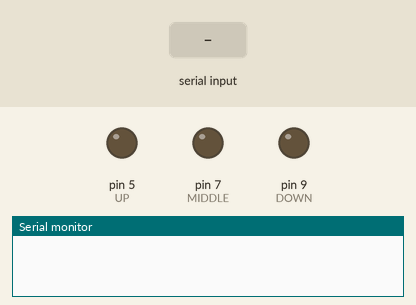
Simulated run of this sketch. Board: Arduino Uno, built with avr-gcc and run on an emulated ATmega328P. Shown: output pins drawn as LEDs (lit = HIGH), the last lines printed to the serial monitor. The inputs (shaded band) are chosen by the test bench. Pins used as bus, display or sensor lines are not drawn.

Above: at 1.2 s.
1.3 s: "1" received over Serial
At 1.9 s:
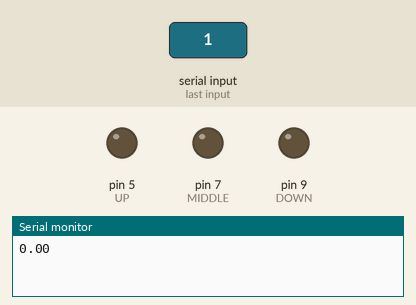
2.8 s: "2" received over Serial
At 4.0 s:
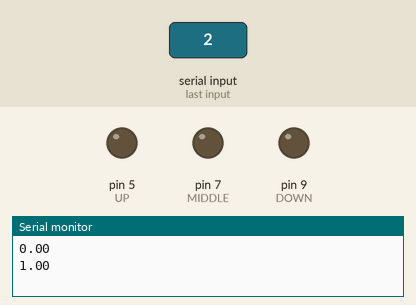
4.3 s: "3" received over Serial
At 5.4 s:
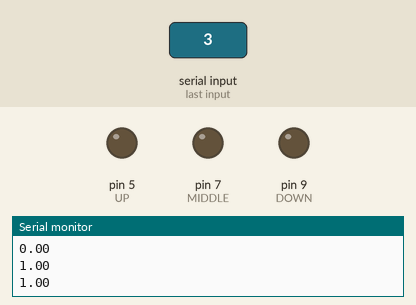
5.8 s: "4" received over Serial
At 6.5 s:
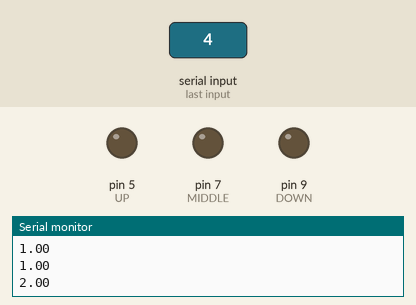
7.3 s: "5" received over Serial
At 7.7 s:
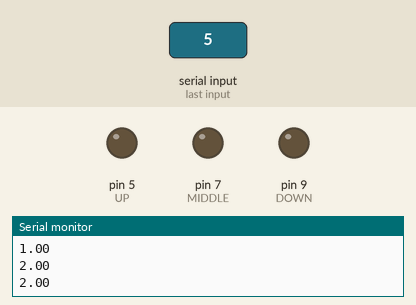
8.8 s: "6" received over Serial
At 10.0 s:
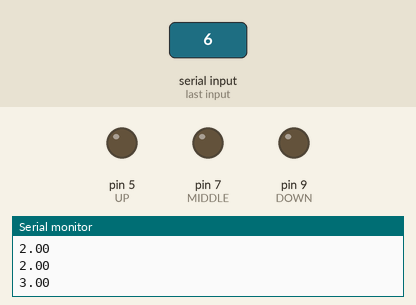
Timing chart, 0 to 11.3 s (numbered marks = the images above; inputs shaded):
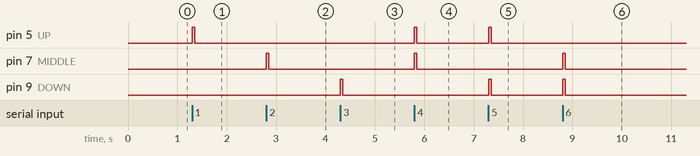

Measured:
- after the input at 1.3 s, pin 5 (UP): LOW → HIGH at once, → LOW 0.05 s later
- after the input at 2.8 s, pin 7 (MIDDLE): LOW → HIGH at once, → LOW 0.05 s later
- after the input at 4.3 s, pin 9 (DOWN): LOW → HIGH at once, → LOW 0.05 s later
- after the input at 5.8 s, pin 5 (UP), pin 7 (MIDDLE): LOW → HIGH at once, → LOW 0.05 s later
- after the input at 7.3 s, pin 5 (UP), pin 9 (DOWN): LOW → HIGH at once, → LOW 0.05 s later
- after the input at 8.8 s, pin 7 (MIDDLE), pin 9 (DOWN): LOW → HIGH at once, → LOW 0.05 s later

The sketch:

tenji.ino
```cpp
#define STEP1  2
#define STEP2  3
#define UP     5
#define MIDDLE 7
#define DOWN   9
#define BASESTEPANGLE 1.8
float count = 0;
int flag = 0;

void setup() {
  // put your setup code here, to run once:
  Serial.begin(9600);
  pinMode(STEP1, OUTPUT);
  pinMode(STEP2, OUTPUT);
  pinMode(UP, OUTPUT);
  pinMode(MIDDLE, OUTPUT);
  pinMode(DOWN, OUTPUT);
}

void dot_none()
{
  digitalWrite(UP    , LOW);
  digitalWrite(MIDDLE, LOW);
  digitalWrite(DOWN  , LOW);
  delay(250);
}

void dot_up()
{
  digitalWrite(UP    , HIGH);
  digitalWrite(MIDDLE, LOW);
  digitalWrite(DOWN  , LOW);
  delay(50);
  digitalWrite(UP    , LOW);
  digitalWrite(MIDDLE, LOW);
  digitalWrite(DOWN  , LOW);
  delay(200);
}

void dot_middle()
{
  digitalWrite(UP    , LOW);
  digitalWrite(MIDDLE, HIGH);
  digitalWrite(DOWN  , LOW);
  delay(50);
  digitalWrite(UP    , LOW);
  digitalWrite(MIDDLE, LOW);
  digitalWrite(DOWN  , LOW);
  delay(200);
}

void dot_down()
{
  digitalWrite(UP    , LOW);
  digitalWrite(MIDDLE, LOW);
  digitalWrite(DOWN  , HIGH);
  delay(50);
  digitalWrite(UP    , LOW);
  digitalWrite(MIDDLE, LOW);
  digitalWrite(DOWN  , LOW);
  delay(200);
}

void dot_up_middle()
{
  digitalWrite(UP    , HIGH);
  digitalWrite(MIDDLE, HIGH);
  digitalWrite(DOWN  , LOW);
  delay(50);
  digitalWrite(UP    , LOW);
  digitalWrite(MIDDLE, LOW);
  digitalWrite(DOWN  , LOW);
  delay(200);
}

void dot_up_down()
{
  digitalWrite(UP    , HIGH);
  digitalWrite(MIDDLE, LOW);
  digitalWrite(DOWN  , HIGH);
  delay(50);
  digitalWrite(UP    , LOW);
  digitalWrite(MIDDLE, LOW);
  digitalWrite(DOWN  , LOW);
  delay(200);
}

void dot_middle_down()
{
  digitalWrite(UP    , LOW);
  digitalWrite(MIDDLE, HIGH);
  digitalWrite(DOWN  , HIGH);
  delay(50);
  digitalWrite(UP    , LOW);
  digitalWrite(MIDDLE, LOW);
  digitalWrite(DOWN  , LOW);
  delay(200);
}

void dot_all()
{
  digitalWrite(UP    , HIGH);
  digitalWrite(MIDDLE, HIGH);
  digitalWrite(DOWN  , HIGH);
  delay(50);
  digitalWrite(UP    , LOW);
  digitalWrite(MIDDLE, LOW);
  digitalWrite(DOWN  , LOW);
  delay(200);
}

void step_forward_narrow(int iRpm)
{
  int iStepTime_milli = (int)(1000 *  BASESTEPANGLE / (iRpm * 6));
  for (int i = 0; i < 15; i++){
    // P1:ON, P2:ON, P1B:off, P2B:off
    digitalWrite(STEP1, HIGH);
    digitalWrite(STEP2, HIGH);
    delay(iStepTime_milli);
    // P1:off, P2:ON, P1B:ON, P2B:off
    digitalWrite(STEP1, LOW);
    digitalWrite(STEP2, HIGH);
    delay(iStepTime_milli);
    // P1:off, P2:off, P1B:ON, P2B:ON
    digitalWrite(STEP1, LOW);
    digitalWrite(STEP2, LOW);
    delay(iStepTime_milli);
    // P1:ON, P2:off, P1B:off, P2B:ON
    digitalWrite(STEP1, HIGH);
    digitalWrite(STEP2, LOW);
    delay(iStepTime_milli);
  }
  // P1:ON, P2:ON, P1B:off, P2B:off
  //digitalWrite(STEP1, HIGH);
  //digitalWrite(STEP2, HIGH);
  //delay(iStepTime_milli);
  // P1:off, P2:ON, P1B:ON, P2B:off
  //digitalWrite(STEP1, LOW);
  //digitalWrite(STEP2, HIGH);
  //delay(iStepTime_milli);
}

void step_forward_broad(int iRpm)
{
  int iStepTime_milli = (int)(1000 *  BASESTEPANGLE / (iRpm * 6));
  // P1:ON, P2:off, P1B:off, P2B:ON
  //digitalWrite(STEP1, HIGH);
  //digitalWrite(STEP2, LOW);
  //delay(iStepTime_milli);
  for (int i = 0; i < 19; i++){
    // P1:ON, P2:ON, P1B:off, P2B:off
    digitalWrite(STEP1, HIGH);
    digitalWrite(STEP2, HIGH);
    delay(iStepTime_milli);
    // P1:off, P2:ON, P1B:ON, P2B:off
    digitalWrite(STEP1, LOW);
    digitalWrite(STEP2, HIGH);
    delay(iStepTime_milli);
    // P1:off, P2:off, P1B:ON, P2B:ON
    digitalWrite(STEP1, LOW);
    digitalWrite(STEP2, LOW);
    delay(iStepTime_milli);
    // P1:ON, P2:off, P1B:off, P2B:ON
    digitalWrite(STEP1, HIGH);
    digitalWrite(STEP2, LOW);
    delay(iStepTime_milli);
  }
}

void step_reverse_all( int iRpm )
{int iStepTime_milli = (int)(1000.0 * BASESTEPANGLE / (iRpm * 6));
  for (int i = 0; i < 725; i++){
    // P1:off, P2:off, P1B:ON, P2B:ON
    digitalWrite(STEP1, LOW);
    digitalWrite(STEP2, LOW);
    delay(iStepTime_milli);
    // P1:off, P2:ON, P1B:ON, P2B:off
    digitalWrite(STEP1, LOW);
    digitalWrite(STEP2, HIGH);
    delay(iStepTime_milli);
    // P1:ON, P2:ON, P1B:off, P2B:off
    digitalWrite(STEP1, HIGH);
    digitalWrite(STEP2, HIGH);
    delay(iStepTime_milli);
    // P1:ON, P2:off, P1B:off, P2B:ON
    digitalWrite(STEP1, HIGH);
    digitalWrite(STEP2, LOW);
    delay(iStepTime_milli);
  }
  // P1:off, P2:off, P1B:ON, P2B:ON
  digitalWrite(STEP1, LOW);
  digitalWrite(STEP2, LOW);
  delay(iStepTime_milli);
  delay(2000);
}

void loop() {
  // put your main code here, to run repeatedly:
  if (Serial.available() > 0){
    byte var;
    var = Serial.read();
    Serial.println(count);
    switch(var){
      case '0':
        dot_none();
        break;
      case '1':
        dot_up();
        break;
      case '2':
        dot_middle();
        break;
      case '3':
        dot_down();
        break;
      case '4':
        dot_up_middle();
        break;
      case '5':
        dot_up_down();
        break;
      case '6':
        dot_middle_down();
        break;
      case '7':
        dot_all();
        break;
      default:
        break;
    }
    if (flag == 0){
      step_forward_narrow(140);
      flag = 1;
      count += 1;
    }
    else{
      if (count > 21){
        step_reverse_all(140);
        count = 0;
      }
      else{
        step_forward_broad(140);
        flag = 0;
      }
    }
  }
}
```
